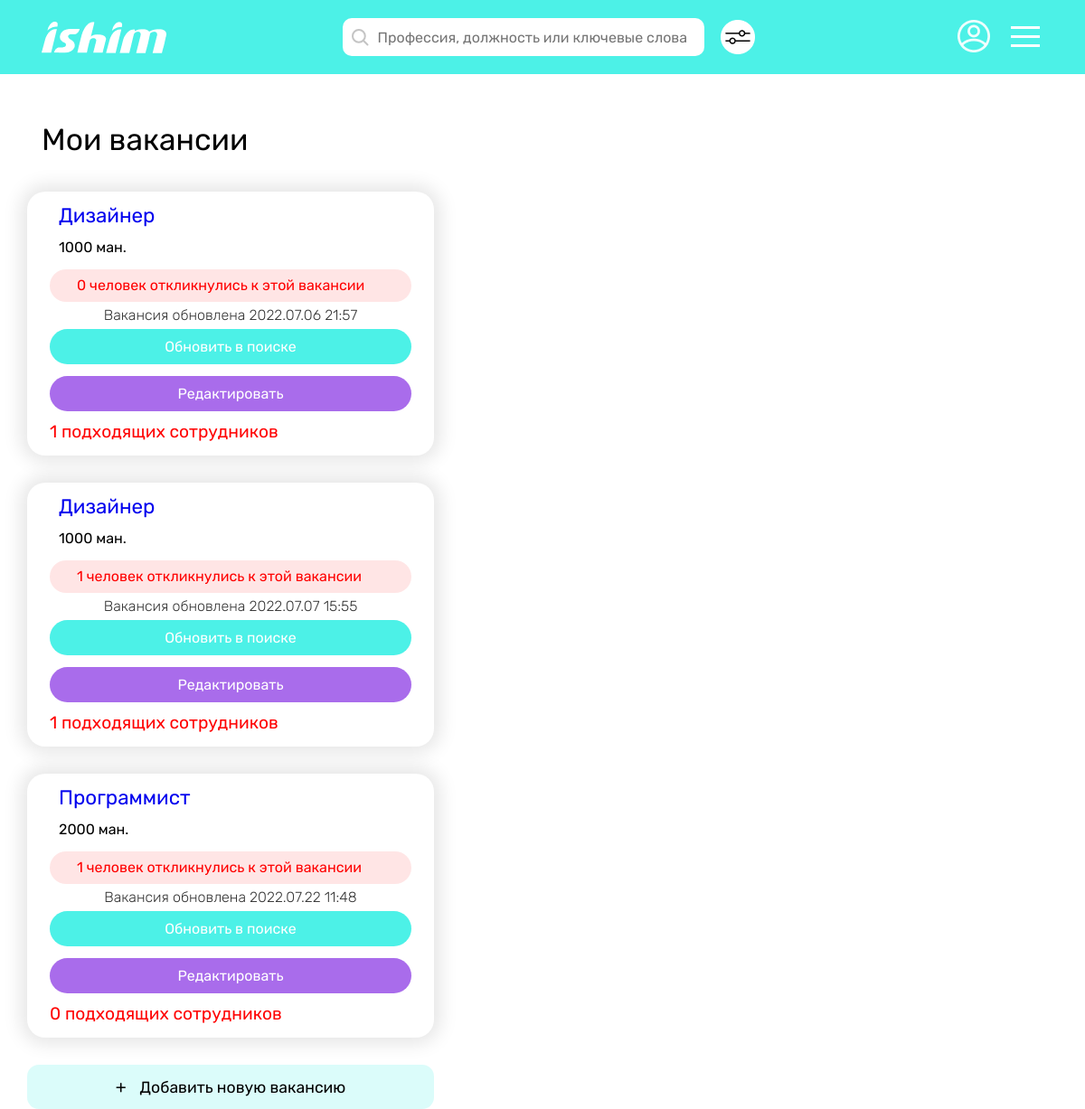
/vacancy/my/ (signed in), run on the app's committed database.
### vacancy/models.py (models this page shows, shortened)
class Vacancy(models.Model):
    creator = models.ForeignKey(User, on_delete=models.CASCADE)
    position = models.CharField(max_length=65)
    sphere = models.CharField(max_length=100)
    min_salary = models.IntegerField(default=0)
    max_salary = models.IntegerField()
    registration = models.CharField(max_length=100, default='не имеет значения')
    experience = models.CharField(max_length=65)
    min_age = models.IntegerField()
    max_age = models.IntegerField()
    sex = models.CharField(max_length=65, default='не имеет значения')
    education = models.CharField(max_length=65)
    responsibilities = models.TextField()
    work_terms = models.TextField()
    busyness = models.CharField(max_length=65, default='')
    work_graph = models.CharField(max_length=65)
    payment = models.TextField(default='')
    views = models.IntegerField(default=0)
    creation_date = models.DateTimeField(auto_now_add=True)
    class Meta:
        verbose_name_plural = "Vacancies"

### vacancy/views.py (the view)
# urls.py: path('my/', tm_views.my_vacancies, name='my-vacancies-tm'),
@hirer_required
@login_required
def my_vacancies(request):
    context = {
        'vacancies': Vacancy.objects.filter(creator=request.user)
    }
    return render(request, 'vacancy/my_vac.html', context)

### vacancy/templates/vacancy/my_vac.html (shortened to what this page needs)
{% extends "main/base.html" %}
{% load static %}
{% block content %}
      <div class="container__main pad-0 w-1920">
         {% include 'main/header_hirer.html' %}
         <div class="container__content">
            <div class="my__vac">
               <h1 class="my__vac__title">Мои вакансии</h1>
               {% for vacancy in vacancies %}
                  <div class="my__vac__item">
                     <h2 class="my__vac__item__title"><a href="{% url 'my-vacancy-info' vacancy.id %}">{{ vacancy.position }}</a></h2>
                     <h3 class="my__vac__item__subtitle">{{ vacancy.min_salary }} ман.</h3>
                     <a href="{% url 'vacancy-responses' vacancy.id %}" class="amount__resp">{{ vacancy.response_set.count }} человек откликнулись к этой вакансии</a>
                     <span>Вакансия обновлена {{ vacancy.creation_date|date:'Y.m.d H:i' }}</span>
                     <a class="refresh__in__search__btn green__btn" href="{% url 'refresh-vacancy' vacancy.id %}">Обновить в поиске</a>
                     <a href="{% url 'vacancy-edit' vacancy.id %}" class="edit__btn purp__btn">Редактировать</a>
                     <a href="{% url 'suitable-cvs' vacancy.id %}" class="suitable__link">{{ vacancy.cv_set.count }} подходящих сотрудников</a>
                  </div>
               {% endfor %}
               <a href="{% url 'create-vacancy' %}" class="add__vac"><span>+</span>Добавить новую вакансию</a>
            </div>
         </div>
      </div>
      {% endblock %}

### static/main.css (style rules this page uses)
* { padding: 0; margin: 0; border: 0; }
*, *:before, *:after { -moz-box-sizing: border-box; -webkit-box-sizing: border-box; box-sizing: border-box; }
html, body { height: 100%; width: 100%; font-size: 100%; line-height: 1; font-size: 16px; -ms-text-size-adjust: 100%; -moz-text-size-adjust: 100%; -webkit-text-size-adjust: 100%; color: #000; font-family: 'Rubik', sans-serif; }
a, a:visited { text-decoration: none; }
h1, h2, h3, h4, h5, h6 { font-size: inherit; font-weight: 400; margin: 0; }
.w-1920 { width: 100%; max-width: 1920px; }
.pad-0 { padding: 0; }
.purp__btn { background-color: #A96CEB; font-size: 1.2rem; line-height: 1.2; text-align: center; color: #fff; }
.green__btn { background-color: #4CF1E7; font-size: 1.2rem; line-height: 1.2; text-align: center; color: #fff; }
.container__content { width: 100%; max-width: 1440px; padding: 0 30px; margin: 0 auto; position: relative; }
.container__main { width: 100%; margin: 0 auto; position: relative; }
.my__vac { max-width: 450px; margin-top: 56px; }
.my__vac__title { font-size: 2.1rem; padding-left: 16px; margin-bottom: 40px; }
.my__vac__item { max-width: 450px; width: 100%; padding: 16px 25px; background: #FFFFFF; box-shadow: 0px 0px 20px 7px rgba(0, 0, 0, 0.1); border-radius: 20px; margin-bottom: 30px; transition: 0.4s linear; }
.my__vac__item__title { font-size: 1.4rem; padding-left: 10px; margin-bottom: 16px; }
.my__vac__item__subtitle { padding-left: 10px; margin-bottom: 16px; }
.amount__resp { display: block; width: 100%; padding: 10px 30px; color: #FF0000; background: rgba(255, 0, 0, 0.1); border-radius: 30px; }
.my__vac__item span { display: block; width: 100%; font-weight: 300; color: rgba(0, 0, 0, 0.8); text-align: center; margin: 7px 0; }
.refresh__in__search__btn, .edit__btn { display: block; width: 100%; font-size: 1rem; text-align: center; padding: 10px 30px; border-radius: 30px; margin-bottom: 13px; }
.suitable__link { color: #FF0000; }
.add__vac { display: block; width: 100%; font-size: 1.1rem; color: #000000; text-align: center; padding: 15px 30px; background: rgba(76, 241, 231, 0.2); border-radius: 13px; }
.add__vac span { font-size: 1.2rem; margin-right: 15px; }
.suitable__link { font-size: 1.2rem; color: #FF0000; margin-bottom: 30px; }

### data on the page
Vacancy: position "Дизайнер", min_salary "1000", response_set.count "0", creation_date "2022.07.06 21:57", cv_set.count "1"
Vacancy: position "Дизайнер", min_salary "1000", response_set.count "1", creation_date "2022.07.07 15:55", cv_set.count "1"
Vacancy: position "Программист", min_salary "2000", response_set.count "1", creation_date "2022.07.22 11:48", cv_set.count "0"
